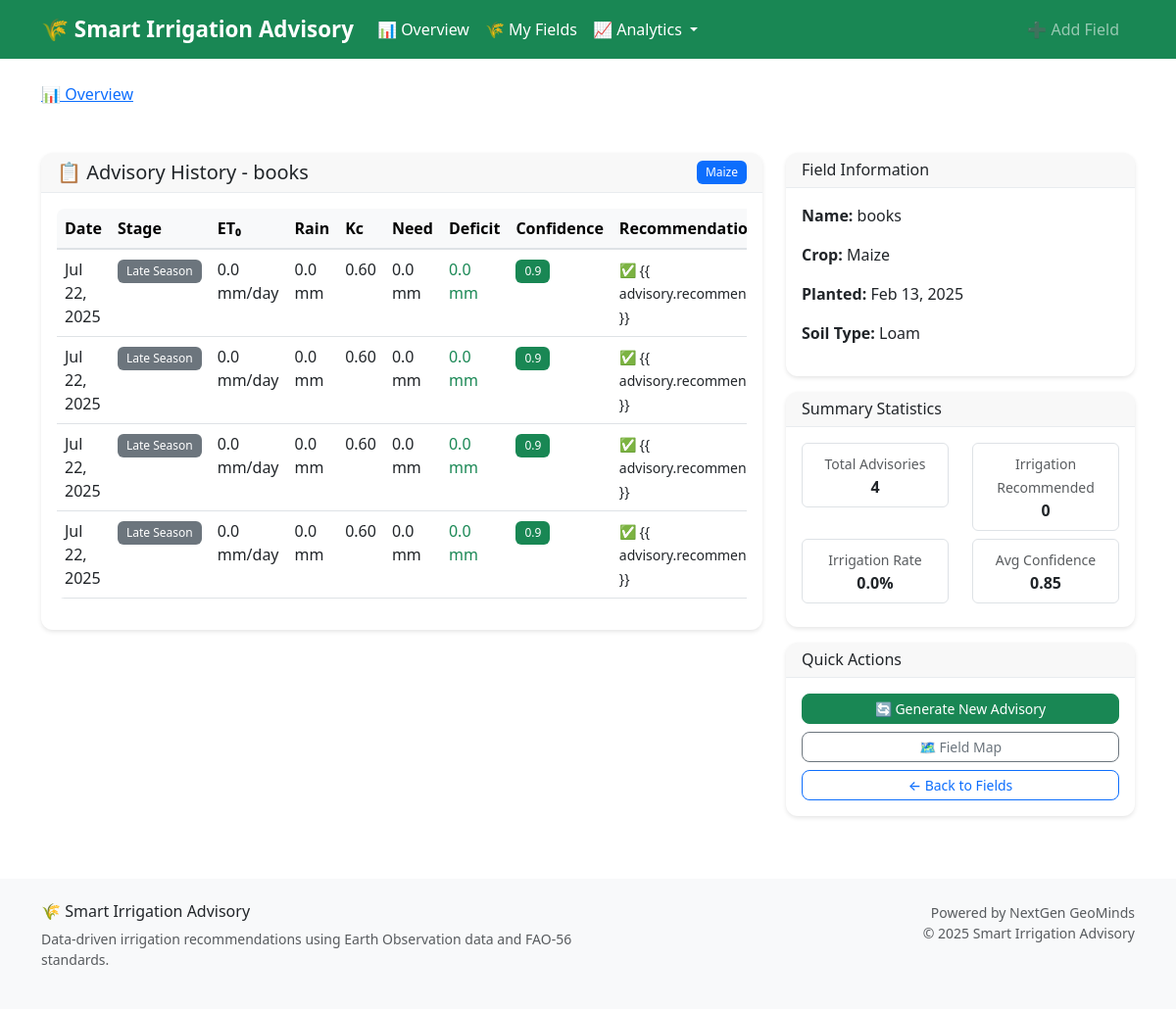
The app's page /field/1/history/ with its own data.
### advisory/models.py (models this page shows, shortened)
class FarmField(models.Model):
    CROP_CHOICES = [
        ("maize", "Maize"),
        ("soybean", "Soybean"),
        ("rice", "Rice"),
        ("wheat", "Wheat"),
        ("sugarcane", "Sugarcane"),
        ("cotton", "Cotton"),
        ("beans", "Beans"),
        ("potatoes", "Potatoes"),
        ("tomatoes", "Tomatoes"),
        ("cassava", "Cassava"),
    ]
    SOIL_CHOICES = [
        ("clay", "Clay"),
        ("loam", "Loam"),
        ("sandy", "Sandy"),
        ("silt", "Silt"),
        ("clay_loam", "Clay Loam"),
        ("sandy_loam", "Sandy Loam"),
    ]
    name = models.CharField(max_length=100)
    latitude = models.FloatField(_('Latitude'), validators=[
        MinValueValidator(-90.0), MaxValueValidator(90.0)])
    longitude = models.FloatField(_('Longitude'), validators=[
        MinValueValidator(-180.0), MaxValueValidator(180.0)])
    soil_type = models.CharField(
        choices=SOIL_CHOICES, max_length=20, default="loam", null=True, blank=True)
    crop_type = models.CharField(
        choices=CROP_CHOICES, max_length=20, default="maize")
    planting_date = models.DateField(_('Planting Date'), default=date.today)
    field_area_ha = models.FloatField(
        _('Field Area (ha)'),
        validators=[MinValueValidator(0.1), MaxValueValidator(1000.0)],
        null=True, blank=True,
        help_text="Field area in hectares"
    )
    elevation = models.FloatField(
        _('Elevation (m)'),
        null=True, blank=True,
        help_text="Field elevation in meters"
    )
    created_at = models.DateTimeField(auto_now_add=True)
    updated_at = models.DateTimeField(auto_now=True)
    class Meta:
        ordering = ['-created_at']
        verbose_name = 'Farm Field'
        verbose_name_plural = 'Farm Fields'

class IrrigationAdvisory(models.Model):
    field = models.ForeignKey(
        FarmField, on_delete=models.CASCADE, related_name='advisories')
    date = models.DateField(default=date.today)
    crop_stage = models.CharField(max_length=50, default="Initial")
    eto = models.FloatField(default=0.0)  # mm/day
    rainfall = models.FloatField(default=0.0)  # mm/week
    kc = models.FloatField(default=0.0)  # Crop Coefficient
    water_need = models.FloatField(default=0.0)  # mm/week
    water_deficit = models.FloatField(default=0.0)
    recommendation = models.TextField(blank=True)
    soil_moisture = models.FloatField(
        default=0.0,
        help_text="Soil moisture percentage"
    )
    irrigation_recommended = models.BooleanField(default=False)
    irrigation_volume = models.FloatField(
        default=0.0,
        help_text="Recommended irrigation volume in mm"
    )
    confidence_score = models.FloatField(
        default=0.0,
        validators=[MinValueValidator(0.0), MaxValueValidator(1.0)],
        help_text="Confidence in recommendation (0-1)"
    )
    data_source = models.CharField(
        max_length=50,
        default="simulated",
        help_text="Source of weather data (GEE, API, simulated)"
    )
    class Meta:
        ordering = ['-date']
        verbose_name = 'Irrigation Advisory'
        verbose_name_plural = 'Irrigation Advisories'
        get_latest_by = 'date'

### advisory/views.py (the view)
def advisory_history_view(request, field_id):
    field = get_object_or_404(FarmField, id=field_id)
    advisories = IrrigationAdvisory.objects.filter(
        field=field).order_by('-date')
    total_advisories = advisories.count()
    irrigation_recommended_count = advisories.filter(
        irrigation_recommended=True).count()
    avg_confidence = advisories.aggregate(
        avg_confidence=models.Avg('confidence_score'))['avg_confidence'] or 0
    context = {
        'field': field,
        'advisories': advisories,
        'summary': {
            'total_advisories': total_advisories,
            'irrigation_recommended_count': irrigation_recommended_count,
            'irrigation_percentage': (irrigation_recommended_count / total_advisories * 100) if total_advisories > 0 else 0,
            'avg_confidence': round(avg_confidence, 2)
        }
    }
    return render(request, 'advisory/advisory_history.html', context)

### templates/advisory/advisory_history.html (shortened to what this page needs)
{% extends "base.html" %} {% block title %}Advisory History{% endblock %} {% block content %}
<div class="container mt-4">
  <div class="row">
    <div class="col-md-8">
      <div class="card">
        <div class="card-header d-flex justify-content-between align-items-center">
          <h5 class="mb-0">📋 Advisory History - {{ field.name }}</h5>
          <span class="badge bg-primary">{{ field.crop_type|title }}</span>
        </div>
        <div class="card-body">
          {% if advisories %}
          <div class="table-responsive">
            <table class="table table-hover">
              <thead class="table-light">
                <tr>
                  <th>Date</th>
                  <th>Stage</th>
                  <th>ET₀</th>
                  <th>Rain</th>
                  <th>Kc</th>
                  <th>Need</th>
                  <th>Deficit</th>
                  <th>Confidence</th>
                  <th>Recommendation</th>
                </tr>
              </thead>
              <tbody>
                {% for advisory in advisories %}
                <tr>
                  <td>{{ advisory.date|date:"M d, Y" }}</td>
                  <td>
                    <span class="badge bg-secondary">{{ advisory.crop_stage }}</span>
                  </td>
                  <td>{{ advisory.eto|floatformat:1 }} mm/day</td>
                  <td>{{ advisory.rainfall|floatformat:1 }} mm</td>
                  <td>{{ advisory.kc|floatformat:2 }}</td>
                  <td>{{ advisory.water_need|floatformat:1 }} mm</td>
                  <td>
                    {% if advisory.irrigation_recommended %}
                    <span class="text-danger fw-bold">{{ advisory.water_deficit|floatformat:1 }} mm</span>
                    {% else %}
                    <span class="text-success">{{ advisory.water_deficit|floatformat:1 }} mm</span>
                    {% endif %}
                  </td>
                  <td>
                    <span
                      class="badge {% if advisory.confidence_score > 0.7 %}bg-success{% elif advisory.confidence_score > 0.4 %}bg-warning{% else %}bg-secondary{% endif %}"
                    >
                      {{ advisory.confidence_score|floatformat:1 }}
                    </span>
                  </td>
                  <td>
                    <small>
                      {% if advisory.irrigation_recommended %} 💧 {{ advisory.recommendation|truncatechars:50 }} {% else %} ✅ {{
                      advisory.recommendation|truncatechars:50 }} {% endif %}
                    </small>
                  </td>
                </tr>
                {% endfor %}
              </tbody>
            </table>
          </div>
          {% else %}
          <div class="text-center py-4">
            <p class="text-muted">No advisories yet for this field.</p>
            <a href="{% url 'advisory:get_advice' field.id %}" class="btn btn-primary"> Generate First Advisory </a>
          </div>
          {% endif %}
        </div>
      </div>
    </div>
    <div class="col-md-4">
      <div class="card mb-3">
        <div class="card-header">
          <h6 class="mb-0">Field Information</h6>
        </div>
        <div class="card-body">
          <p><strong>Name:</strong> {{ field.name }}</p>
          <p><strong>Crop:</strong> {{ field.crop_type|title }}</p>
          <p><strong>Planted:</strong> {{ field.planting_date|date:"M d, Y" }}</p>
          <p><strong>Soil Type:</strong> {{ field.soil_type|title }}</p>
        </div>
      </div>
      {% if summary %}
      <div class="card mb-3">
        <div class="card-header">
          <h6 class="mb-0">Summary Statistics</h6>
        </div>
        <div class="card-body">
          <div class="row text-center">
            <div class="col-6">
              <div class="border rounded p-2 mb-2">
                <small class="text-muted">Total Advisories</small>
                <div class="fw-bold">{{ summary.total_advisories }}</div>
              </div>
            </div>
            <div class="col-6">
              <div class="border rounded p-2 mb-2">
                <small class="text-muted">Irrigation Recommended</small>
                <div class="fw-bold">{{ summary.irrigation_recommended_count }}</div>
              </div>
            </div>
          </div>
          <div class="row text-center">
            <div class="col-6">
              <div class="border rounded p-2 mb-2">
                <small class="text-muted">Irrigation Rate</small>
                <div class="fw-bold">{{ summary.irrigation_percentage|floatformat:1 }}%</div>
              </div>
            </div>
            <div class="col-6">
              <div class="border rounded p-2 mb-2">
                <small class="text-muted">Avg Confidence</small>
                <div class="fw-bold">{{ summary.avg_confidence|floatformat:2 }}</div>
              </div>
            </div>
          </div>
        </div>
      </div>
      {% endif %}
      <div class="card">
        <div class="card-header">
          <h6 class="mb-0">Quick Actions</h6>
        </div>
        <div class="card-body">
          <a href="{% url 'advisory:get_advice' field.id %}" class="btn btn-success btn-sm w-100 mb-2"> 🔄 Generate New Advisory </a>
          <a href="{% url 'advisory:field_map' field.id %}" class="btn btn-outline-secondary btn-sm w-100 mb-2"> 🗺️ Field Map </a>
          <a href="{% url 'advisory:field_list' %}" class="btn btn-outline-primary btn-sm w-100"> ← Back to Fields </a>
        </div>
      </div>
    </div>
  </div>
</div>
{% endblock %}

### static/css/main.css (style rules this page uses)
:root { --primary-green: #198754; --light-green: #20c997; --dark-green: #146c43; --success-bg: #d1e7dd; --success-border: #badbcc; }
.card { border: none; box-shadow: 0 2px 4px rgba(0,0,0,0.1); transition: all 0.3s ease; border-radius: 12px; }
.card-header { border-bottom: 1px solid #e9ecef; font-weight: 600; border-radius: 12px 12px 0 0 !important; }
.btn { border-radius: 8px; font-weight: 500; transition: all 0.3s ease; }
.badge { font-weight: 500; padding: 0.5em 0.75em; }
.table { border-radius: 8px; overflow: hidden; }
.table thead th { background-color: #f8f9fa; border-bottom: 2px solid #dee2e6; font-weight: 600; }
.badge.bg-success { background-color: #198754 !important; }

### records on screen
FarmField: name "books", crop_type "Maize", planting_date "Feb 13, 2025", soil_type "Loam"
IrrigationAdvisory: date "Jul 22, 2025", crop_stage "Late Season", eto "0.0", rainfall "0.0", kc "0.60", water_need "0.0", water_deficit "0.0", confidence_score "0.9"
IrrigationAdvisory: date "Jul 22, 2025", crop_stage "Late Season", eto "0.0", rainfall "0.0", kc "0.60", water_need "0.0", water_deficit "0.0", confidence_score "0.9"
IrrigationAdvisory: date "Jul 22, 2025", crop_stage "Late Season", eto "0.0", rainfall "0.0", kc "0.60", water_need "0.0", water_deficit "0.0", confidence_score "0.9"
IrrigationAdvisory: date "Jul 22, 2025", crop_stage "Late Season", eto "0.0", rainfall "0.0", kc "0.60", water_need "0.0", water_deficit "0.0", confidence_score "0.9"

### other values on screen
{{ summary.total_advisories }} "4"
{{ summary.irrigation_recommended_count }} "0"
{{ summary.irrigation_percentage|floatformat:1 }} "0.0"
{{ summary.avg_confidence|floatformat:2 }} "0.85"
